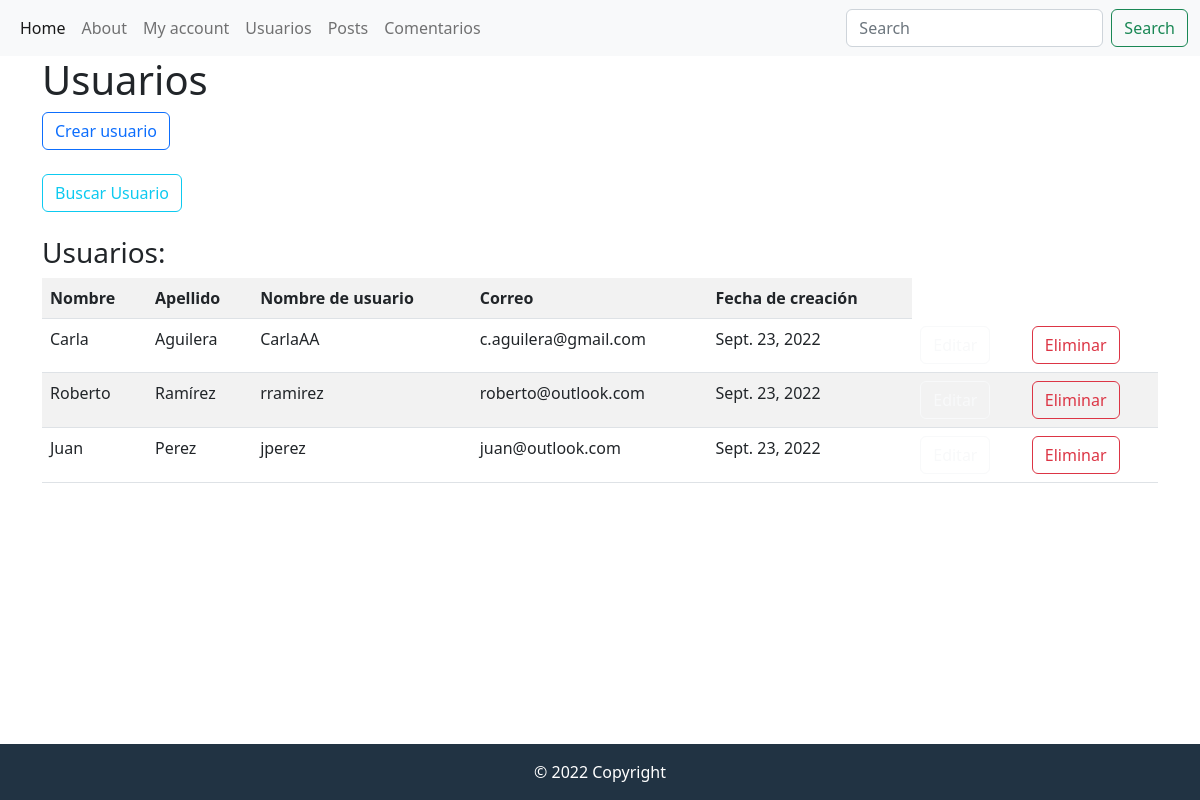
/blog/usuario/, run on an earlier commit of the app's database.
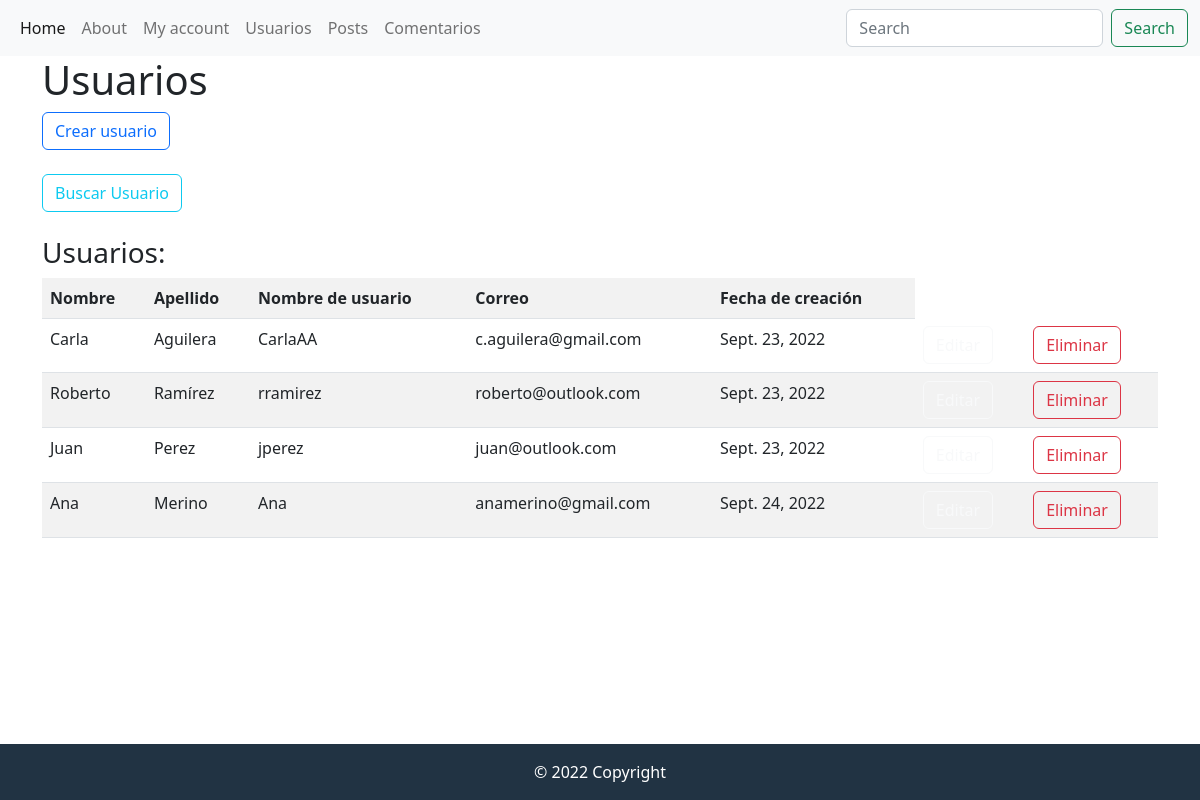
And on a later commit of the database.
### app_blog/models.py (models this page shows, shortened)
class Usuario(models.Model):
    nombre = models.CharField(max_length=100)
    apellido = models.CharField(max_length=100)
    nombre_usuario = models.CharField(max_length=100)
    correo = models.EmailField()
    fecha_creacion = models.DateField(auto_now_add=True)

### app_blog/views.py (the view)
# urls.py: path('usuario/', views.usuario, name="usuario"),
def usuario(request):
    usuarios = Usuario.objects.all()
    return render(request, "app_blog/usuarios.html", {'usuarios' : usuarios})

### app_blog/templates/app_blog/usuarios.html
{% extends 'base.html' %}
{% block changing_content %}
<h1>Usuarios</h1>
<a class="btn btn-outline-primary" href="{% url 'crear_usuario' %}" role="button">Crear usuario</a>
<br />
<br />
<a class="btn btn-outline-info" href="{% url 'buscar_usuario_form' %}" role="button">Buscar Usuario</a>
<br><br>
<h3>Usuarios:</h3>
<table class="table table-striped">
    <tbody>
        <tr>
            <th>
                <strong>Nombre</strong>
            </th>
            <th>
                <strong>Apellido</strong>
            </th>
            <th>
                <strong>Nombre de usuario</strong>
            </th>
            <th>
                <strong>Correo</strong>
            </th>
            <th>
                <strong>Fecha de creación</strong>
            </th>
        </tr>
        {% for usuario in usuarios %}
        <tr>
            <td>{{usuario.nombre}}</td>
            <td>{{usuario.apellido}}</td>
            <td>{{usuario.nombre_usuario}}</td>
            <td>{{usuario.correo}}</td>
            <td>{{usuario.fecha_creacion}}</td>
            <td><a href="{% url 'editar_usuario' usuario.id %}" class="btn btn-outline-light">Editar</a></td>
            <td><a href="{% url 'eliminar_usuario' usuario.id %}" class="btn btn-outline-danger" onclick="return confirm('¿Esta seguro que desea eliminar a {{usuario.nombre}} {{usuario.apellido}}?');">Eliminar</a></td>
        </tr>
        {% endfor %}
    </tbody>
</table>
{% endblock changing_content %}

What changed in the data, as far as the page shows it:
added Usuario: nombre "Ana", apellido "Merino", nombre_usuario "Ana", correo "anamerino@gmail.com", fecha_creacion "Sept. 24, 2022"
